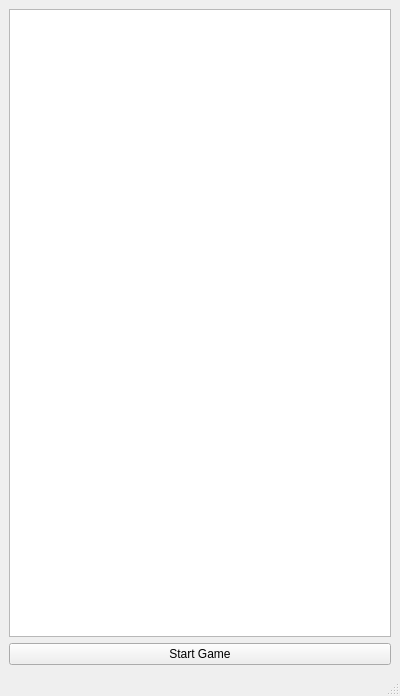
<?xml version="1.0" encoding="UTF-8"?>
<ui version="4.0">
 <class>MainWindow</class>
 <widget class="QMainWindow" name="MainWindow">
  <property name="geometry">
   <rect>
    <x>0</x>
    <y>0</y>
    <width>400</width>
    <height>696</height>
   </rect>
  </property>
  <property name="windowTitle">
   <string>MainWindow</string>
  </property>
  <widget class="QWidget" name="centralwidget">
   <layout class="QVBoxLayout" name="verticalLayout">
    <item>
     <widget class="QGraphicsView" name="graphicsView"/>
    </item>
    <item>
     <widget class="QPushButton" name="startGameButtom">
      <property name="text">
       <string>Start Game</string>
      </property>
     </widget>
    </item>
   </layout>
  </widget>
  <widget class="QStatusBar" name="statusbar"/>
 </widget>
 <resources/>
 <connections/>
</ui>
